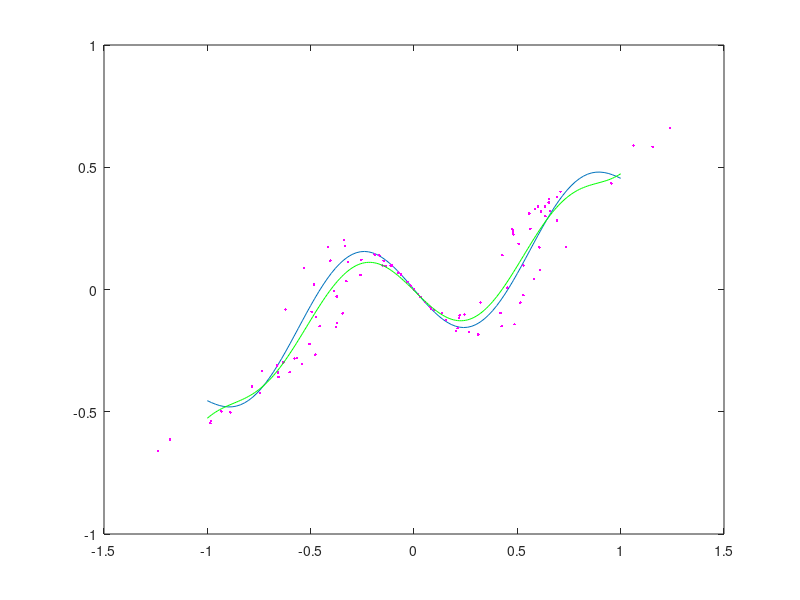

Recreate this plot in MATLAB.
#原理见：http://blog.csdn.net/xiaolewennofollow/article/details/46757657#order泰勒多项式次数 order=9;x = [-1:0.02:1];y = ((x.^2-1).*(x.^2-1).*(x.^2-1)+0.5).*sin(2*x);#r是0.6到1.4随机矩阵。r = mod(rand(1,101),0.8)+0.6;#ax,ay是x,y加入误差的矩阵xa = x.*r;ya = y.*r;#存储从0次到m次的所有冥方和bigMat=[];for j = 0:1:(2*order+1)  #fprintf('value of j: %d', j);  sum=0;  for i = 1:1:size(xa)(1,2)    sum+=xa(1,i)^j;  end  bigMat=[bigMat sum];end#计算线性方程组系数矩阵matA=[];for rowNum = 1:1:(order+1)  matA(rowNum,1:(order+1))=bigMat(1,rowNum:rowNum+order); endmatB=[];for i = 0:1:order  ty=0;  for k = 1:1:size(ya)(1,2);    ty+=ya(1,k)*(xa(1,k)^i);  end  #列矩阵  matB(i+1,1)=ty;endmatAA=linsolve(matA,matB);xxa = [-1:0.01:1];#画出拟合后的曲线yya=[];for i = 1:1:size(xxa)(1,2)  yy=0;  for j = 0:1:order #yy+=(xxa(1,i)^j)*matAA(j,1);    yy += (xxa(1,i)^j)*matAA(j+1,1);  end  yya=[yya yy];end#画图figure#原函数曲线（蓝色）plot(x,y);#保持图像hold on;#加入干扰生成的点（紫色）plot(xa,ya,'m.');#拟合曲线（绿色）plot(xxa,yya,'g');